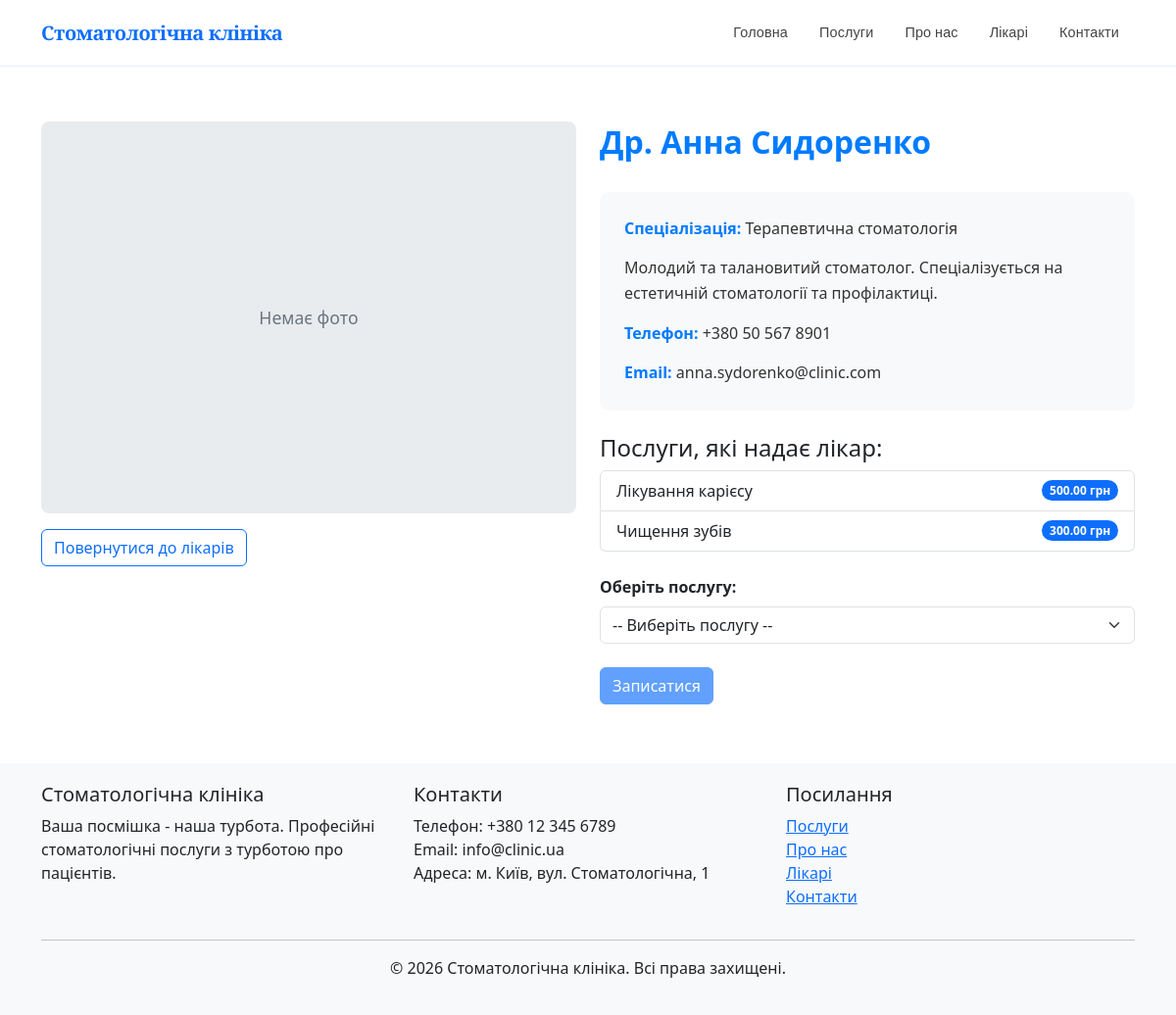
The app's page /doctor/5/ with its own data.
### shop/models.py (models this page shows, shortened)
class Doctor(models.Model):
    id = models.AutoField(primary_key=True, verbose_name="ID")
    name = models.CharField(max_length=255, verbose_name="Ім'я")
    specialization = models.CharField(max_length=255, verbose_name="Спеціалізація")
    description = models.TextField(blank=True, null=True, verbose_name="Опис")
    phone = models.CharField(max_length=20, blank=True, null=True, verbose_name="Телефон")
    email = models.EmailField(blank=True, null=True, verbose_name="Email")
    photo = models.ImageField(blank=True, null=True, upload_to='doctors/', verbose_name='Фото')
    procedures = models.ManyToManyField('Service', blank=True, related_name='doctors', verbose_name="Процедури")
    created_at = models.DateTimeField(auto_now_add=True, verbose_name="Дата створення")
    updated_at = models.DateTimeField(auto_now=True, verbose_name="Дата оновлення")
    class Meta:
        verbose_name = "Лікар"
        verbose_name_plural = "Лікарі"
        ordering = ['name']

class Service(models.Model):
    id = models.AutoField(primary_key=True, verbose_name="ID")
    name = models.CharField(max_length=255, verbose_name="Назва")
    description = models.TextField(verbose_name="Опис")
    price = models.DecimalField(max_digits=10, decimal_places=2, verbose_name="Ціна")
    duration = models.PositiveIntegerField(verbose_name="Тривалість (хв)", help_text="Тривалість послуги в хвилинах")
    image = models.ImageField(blank=True, null=True, upload_to='services/', verbose_name='Фото')
    created_at = models.DateTimeField(auto_now_add=True, verbose_name="Дата створення")
    updated_at = models.DateTimeField(auto_now=True, verbose_name="Дата оновлення")
    class Meta:
        verbose_name = "Послуга"
        verbose_name_plural = "Послуги"
        ordering = ['name']

### shop/views.py (the view)
# urls.py: path('doctor/<int:doctor_id>/', views.doctor_detail, name='doctor_detail'),
def doctor_detail(request, doctor_id):
    doctor = get_object_or_404(Doctor, id=doctor_id)
    context = {
        'title': doctor.name,
        'doctor': doctor
    }
    return render(request, 'shop/doctor_detail.html', context)

### shop/templates/shop/doctor_detail.html (shortened to what this page needs)
{% extends 'shop/base.html' %}
{% load static %}
{% block content %}
<div class="container service-detail-container">
  <div class="row">
    <div class="col-md-6">
      {% if doctor.photo %}
      <img src="{{ doctor.photo.url }}" alt="{{ doctor.name }}" class="img-fluid service-image">
      {% else %}
      <div class="doctor-photo-placeholder">
        <span>Немає фото</span>
      </div>
      {% endif %}
      <div class="mt-3">
        <a href="{% url 'shop:doctors' %}" class="btn btn-outline-primary">Повернутися до лікарів</a>
      </div>
    </div>
    <div class="col-md-6">
      <h1>{{ doctor.name }}</h1>
      <div class="service-detail-info">
        <p><strong>Спеціалізація:</strong> {{ doctor.specialization }}</p>
        {% if doctor.description %}
        <p>{{ doctor.description }}</p>
        {% endif %}
        {% if doctor.phone %}
        <p><strong>Телефон:</strong> {{ doctor.phone }}</p>
        {% endif %}
        {% if doctor.email %}
        <p><strong>Email:</strong> {{ doctor.email }}</p>
        {% endif %}
      </div>
      {% if doctor.procedures.all %}
      <div class="mt-4">
        <h4>Послуги, які надає лікар:</h4>
        <ul class="list-group mt-2">
          {% for procedure in doctor.procedures.all %}
          <li class="list-group-item d-flex justify-content-between align-items-center">
            {{ procedure.name }}
            <span class="badge bg-primary rounded-pill">{{ procedure.price }} грн</span>
          </li>
          {% endfor %}
        </ul>
      </div>
      {% else %}
      <div class="alert alert-warning mt-4">
        Цей лікар ще не має призначених послуг.
      </div>
      {% endif %}
      {% if doctor.procedures.all %}
      <div class="mt-4">
        <label for="serviceSelect" class="form-label"><strong>Оберіть послугу:</strong></label>
        <select id="serviceSelect" class="form-select">
          <option value="">-- Виберіть послугу --</option>
        </select>
      </div>
      <button id="bookButton" class="btn btn-primary mt-4" disabled>Записатися</button>
      {% else %}
      <button class="btn btn-primary mt-4" disabled>Записатися</button>
      {% endif %}
    </div>
  </div>
</div>
{% endblock %}

### shop/static/shop/css/style.css (style rules this page uses)
.service-detail-container { padding: 40px 0; }
.service-detail-container h1 { color: #007bff; font-size: 2rem; font-weight: 600; margin-bottom: 20px; word-wrap: break-word; word-break: break-word; overflow-wrap: break-word; line-height: 1.3; }
.service-detail-info { background: #f8f9fa; padding: 25px; border-radius: 10px; margin-top: 30px; }
.service-detail-info p { font-size: 1rem; line-height: 1.6; color: #333; margin-bottom: 15px; word-wrap: break-word; overflow-wrap: break-word; word-break: break-word; }
.service-detail-info p:last-child { margin-bottom: 0; }
.service-detail-info strong { color: #007bff; font-weight: 600; }
body { min-height: 100vh; display: flex; flex-direction: column; }
.service-detail-container { padding: 32px 0 60px; }
.doctor-photo-placeholder { width: 100%; height: 400px; background: #e9ecef; border-radius: 8px; display: flex; align-items: center; justify-content: center; color: #6c757d; font-size: 1.1rem; }

### records on screen
Doctor: name "Др. Анна Сидоренко", specialization "Терапевтична стоматологія", description "Молодий та талановитий стоматолог. Спеціалізується на естетичній стоматології та профілактиці.", phone "+380 50 567 8901", email "anna.sydorenko@clinic.com"
Service: name "Лікування карієсу", price "500.00"
Service: name "Чищення зубів", price "300.00"
